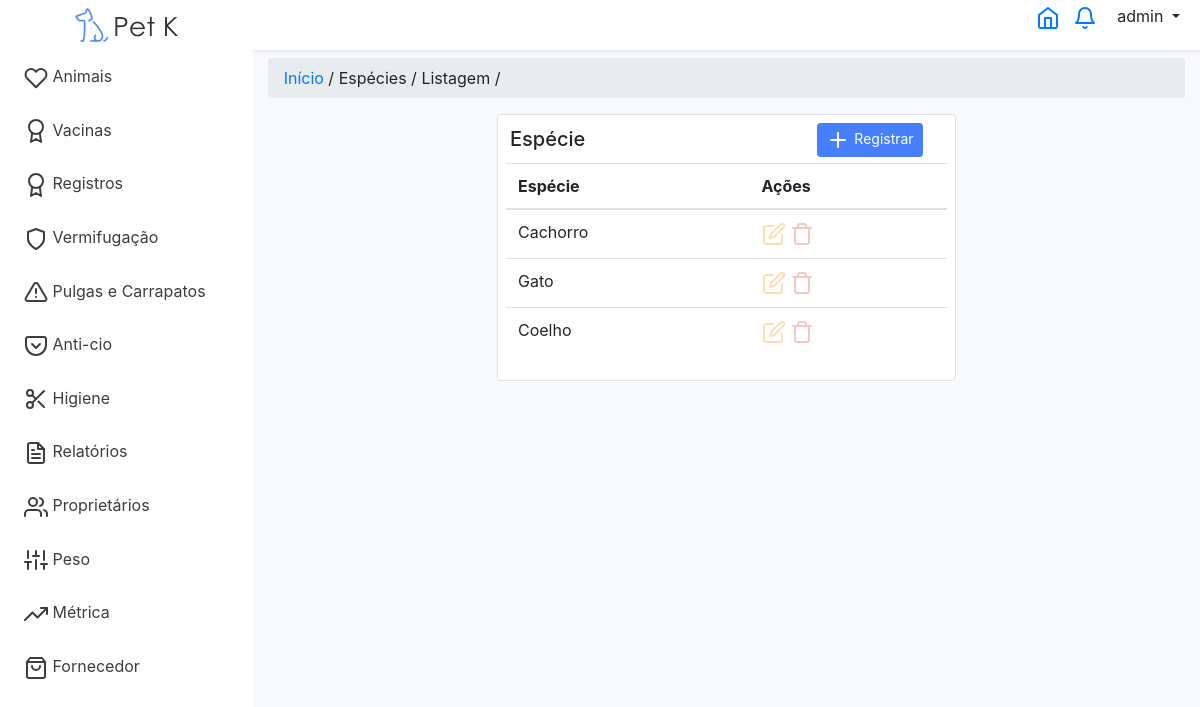
The page /animalespecie (signed in) on the database its author committed.
### tables this page shows
CREATE TABLE `tbespecie` (
  `id_especie` int(11) NOT NULL,
  `id_usuario` int(11) NOT NULL,
  `nome_especie` varchar(100) NOT NULL,
  `flag_excuido` int(11) DEFAULT 0,
  `flag_padrao` int(11) DEFAULT 0
);

### controllers/animalEspecieController.php (called while the page is built, shortened)
<?php
class animalEspecieController extends Controller
{
    public function index()
    {
        $animais = new AnimalEspecie();
        $dados['lista'] = $animais->getAll();
        $this->loadTemplate('animalEspecieList', $dados);
    }
}

### core/Core.php (called while the page is built, shortened)
<?php
class Core
{
    public function start() {
    $url = '/';
    if (isset($_GET['url'])) {
        $url .= $_GET['url'];
    }
    $params = array();
    if (!empty($url) && $url != '/') {
        $url = explode('/', $url);
        array_shift($url);
        array_shift($url);
        if (isset($url[0]) && !empty($url[0])) {
            $currentAction = $url[0];
            array_shift($url);
        } else {
            $currentAction = 'index';
        }
    } else {
        $currentController = 'homeController';
        $currentAction = 'index';
    }
    $c = new $currentController();
    call_user_func_array(array($c, $currentAction), $params);
    }
}

### index.php (called while the page is built, shortened)
<?php
$core = new Core();
$core->start();

### core/model.php (called while the page is built, shortened)
<?php
class Model
{
    public function __construct()
    {
        global $db;
        $this->db = $db;
    }
}

### models/AnimalEspecie.php (called while the page is built)
<?php
class AnimalEspecie extends model
{
    public function getAll() {
        $array = array();
        $sql = "SELECT * FROM tbespecie WHERE id_usuario = ".$_SESSION['id_usuario']."";
        $sql = $this->db->query($sql);
        if ($sql->rowCount() > 0) {
            $array = $sql->fetchAll();
        }
        return $array;
    }
}

### views/animalEspecieList.php (the view)
<div class="container">
    <div class="row justify-content-md-center">
        <div class="col-md-6 border rounded bg-white p-2">
            <h5 class="p-1 float-left">Espécie</h5>
            <a href="<?=BASE_URL?>animalespecie/registrar" class="btn btn-sm btn-primary float-right mr-4"><span><img src="<?= BASE_URL?>assets/img/icon/plus.svg"> Registrar </span></a>
            <table class="table">
            <thead>
                <tr>
                    <th scope="col">Espécie</th>
                    <th scope="col">Ações</th>
                </tr>
            </thead>
            <tbody>
            <?php foreach($lista as $item) { ?>
                <tr>
                <td><?=$item['nome_especie']?></td>
                    <td>
                        <?php
                        if ($item['flag_padrao'] == 1 ) { ?>
                            <img style="opacity: 0.3" class="img-fluid" src="<?=BASE_URL?>assets/img/icon/edit.svg">
                            <img style="opacity: 0.3" class="img-fluid" src="<?=BASE_URL?>assets/img/icon/trash.svg">
                        <?php } else {?>
                            <a href="<?=BASE_URL?>animalespecie/editar/<?=$item['id_especie']?>"><img class="img-fluid" src="<?=BASE_URL?>assets/img/icon/edit.svg"><a>
                            <a href="<?=BASE_URL?>animalespecie/deletar/<?=$item['id_especie']?>"><img class="img-fluid" src="<?=BASE_URL?>assets/img/icon/trash.svg"></a>
                        <?php } ?>
                        </td>
                </tr>
            <?php
                }
            ?>
            </tbody>
            </table>
        </div>
    </div>
</div>

### views/template.php (shortened to what this page needs)
<html>
    <head>
        <link rel="stylesheet" type="text/css" href="<?=BASE_URL?>assets/css/style.css"/>
        <link rel="stylesheet" type="text/css" href="<?=BASE_URL?>assets/css/bootstrap.min.css"/>
        <link href="<?=BASE_URL?>assets/css/select2.min.css" rel="stylesheet" />
        <link rel="stylesheet" href="https://cdn.jsdelivr.net/npm/flatpickr/dist/flatpickr.min.css">
        <link href="<?=BASE_URL?>assets/css/multiselect.css" rel="stylesheet" />
        <link rel="stylesheet" href="<?=BASE_URL?>assets/css/sweetalert2.min.css">
    </head>
    <body>
    <div class="wrapper">
        <ul class="navbar-nav bg-gradient-primary sidebar sidebar-dark accordion offcanvas-collapse scrollable-element">
            <a class="sidebar-brand d-flex align-items-center justify-content-center">
                <div class="sidebar-brand-text mx-5 m-2">
                    <img src="<?=BASE_URL?>/assets/img/logo.png"/>
                </div>
                    <li class="nav-item">
                        <a class="nav-link" href="<?=BASE_URL?>animal">
                        <span><i data-feather="heart"></i> Animais</span>
                        </a>
                    </li>
                    <li class="nav-item">
                        <a class="nav-link" href="<?=BASE_URL?>vacina">
                        <span><i data-feather="award"></i> Vacinas</span>
                        </a>
                    </li>
                    <li class="nav-item">
                        <a class="nav-link" href="#pageSubmenu" data-toggle="collapse" aria-expanded="false" class="dropdown-toggle">
                            <span><i data-feather="award"></i> Registros</span>
                        </a>
                    </li>
                    <li class="nav-item">
                        <a class="nav-link" href="<?=BASE_URL?>vermifugacao">
                        <span><i data-feather="shield"></i> Vermifugação</span>
                        </a>
                    </li>
                    <li class="nav-item">
                        <a class="nav-link" href="<?=BASE_URL?>parasita">
                        <span><i data-feather="alert-triangle"></i> Pulgas e Carrapatos</span>
                        </a>
                    </li>
                    <li class="nav-item">
                        <a class="nav-link" href="<?=BASE_URL?>anticio">
                        <span><i data-feather="pocket"></i> Anti-cio</span>
                        </a>
                    </li>
                    <li class="nav-item">
                        <a class="nav-link" href="<?=BASE_URL?>higiene">
                        <span><i data-feather="scissors"></i> Higiene</span>
                        </a>
                    </li>
                    <li class="nav-item">
                        <a class="nav-link" href="<?=BASE_URL?>relatorio">
                        <span><i data-feather="file-text"></i> Relatórios</span>
                        </a>
                    </li>
                    <li class="nav-item">
                        <a class="nav-link" href="<?=BASE_URL?>proprietario">
                        <span><i data-feather="users"></i> Proprietários</span>
                        </a>
                    </li>
                    <li class="nav-item">
                        <a class="nav-link" href="<?=BASE_URL?>peso">
                        <span><i data-feather="sliders"></i> Peso</span>
                        </a>
                    </li>
                    <li class="nav-item">
                        <a class="nav-link" href="<?=BASE_URL?>metrica">
                        <span><i data-feather="trending-up"></i> Métrica</span>
                        </a>
                    </li>
                    <li class="nav-item">
                        <a class="nav-link" href="<?=BASE_URL?>fornecedor">
                        <span><i data-feather="shopping-bag"></i> Fornecedor</span>
                        </a>
                    </li>
            </a>
        </ul>
        <div id="content-wrapper" class="d-flex flex-column">
            <div id="content">
                <nav class="navbar navbar-expand-lg shadow-sm bg-white static-top w-100 p-1">
                    <ul class="list-inline ml-auto">
                        <a class="list-inline-item" href="<?=BASE_URL?>">
                        <i data-feather="home"></i>
                        </a>
                        <a class="list-inline-item mr-3" href="#">
                        <i data-feather="bell"></i>
                        </a>
                        <a class="list-inline-item dropdown-toggle mr-3" data-toggle="dropdown" aria-haspopup="true" aria-expanded="false">
                            <span><?=$_SESSION['nome_usuario']?></span>
                        </a>
                    </ul>
                </nav>
                    <div class="container">
                        <ul class="nav mt-2 p-2 pl-3 breadcrumb">
                            <li class='nav-item'>
                                <?php $this->addBreadCrumb(); ?>
                            </li>
                        </ul>
                    </div>
                    <div id="body" class="container">
                        <?php
                            $this->loadViewInTemplate($viewName, $dados);
                        ?>
                    </div>
            </div>
        </div>
    </div>
    </body>
</html>

### core/Controller.php (shortened to what this page needs)
<?php
class Controller
{
    private $breadcrumb;
    public function getBreadCrumb(){ return $this->breadcrumb;}
    public function setBreadCrumb($breadcrumb){$this->breadcrumb = $breadcrumb;}
    public function loadTemplate($viewName, $dados = array(), $breadcrumb = false)
    {
        require "views/template.php";
    }
    public function loadViewInTemplate($viewName, $dados = array()) {
        extract($dados);
        require_once "views/".$viewName.'.php';
    }
    public function addBreadCrumb(){
        $pegarBread = $this->getBreadCrumb();
        foreach ($pegarBread as $key => $value) {
        if($value == 'false'){
            echo "<span>".$key."</span>";
        } else{
            echo "<a href=".BASE_URL.$value." > ".$key ."</a>";
        }
        echo " / ";
        }
    }
}

### assets/css/style.css (style rules this page uses)
body { color: #3d3d3d; overflow-x: hidden; margin: 0px; padding: 0px; }
.wrapper { display: flex; height: 100%; }
.nav-link { color: #3d3d3d; }
.navbar-nav { overflow-y: scroll; overflow-x: hidden; height: 100%; }
.sidebar .nav-item { margin-left: 10px; }
.sidebar .nav-item .nav-link { text-align: left; padding: 14px; width: 14rem; border-radius: 4px; }
.scrollable-element { scrollbar-width: thin; }
.btn-primary { background-color:#4680ff !important; border: 1px solid #4680ff !important; }
.sidebar { width: 20rem !important; }
.navbar-nav { display: flex; flex-direction: column; padding-left: 0; margin-bottom: 0; list-style: none; background-color: #FFF; }
#content { flex: 1 0 auto; }
#content-wrapper { background-color: #f8f9fc; width: 100%; overflow-x: hidden; }

### rows shown on the page
tbespecie: nome_especie "Cachorro", flag_padrao 1 (drawn)
tbespecie: nome_especie "Gato", flag_padrao 1 (drawn)
tbespecie: nome_especie "Coelho", flag_padrao 1 (drawn)

### other values the page prints
$_SESSION['nome_usuario'] "admin"
$key "Início"
$key "Espécies"
$key "Listagem"
